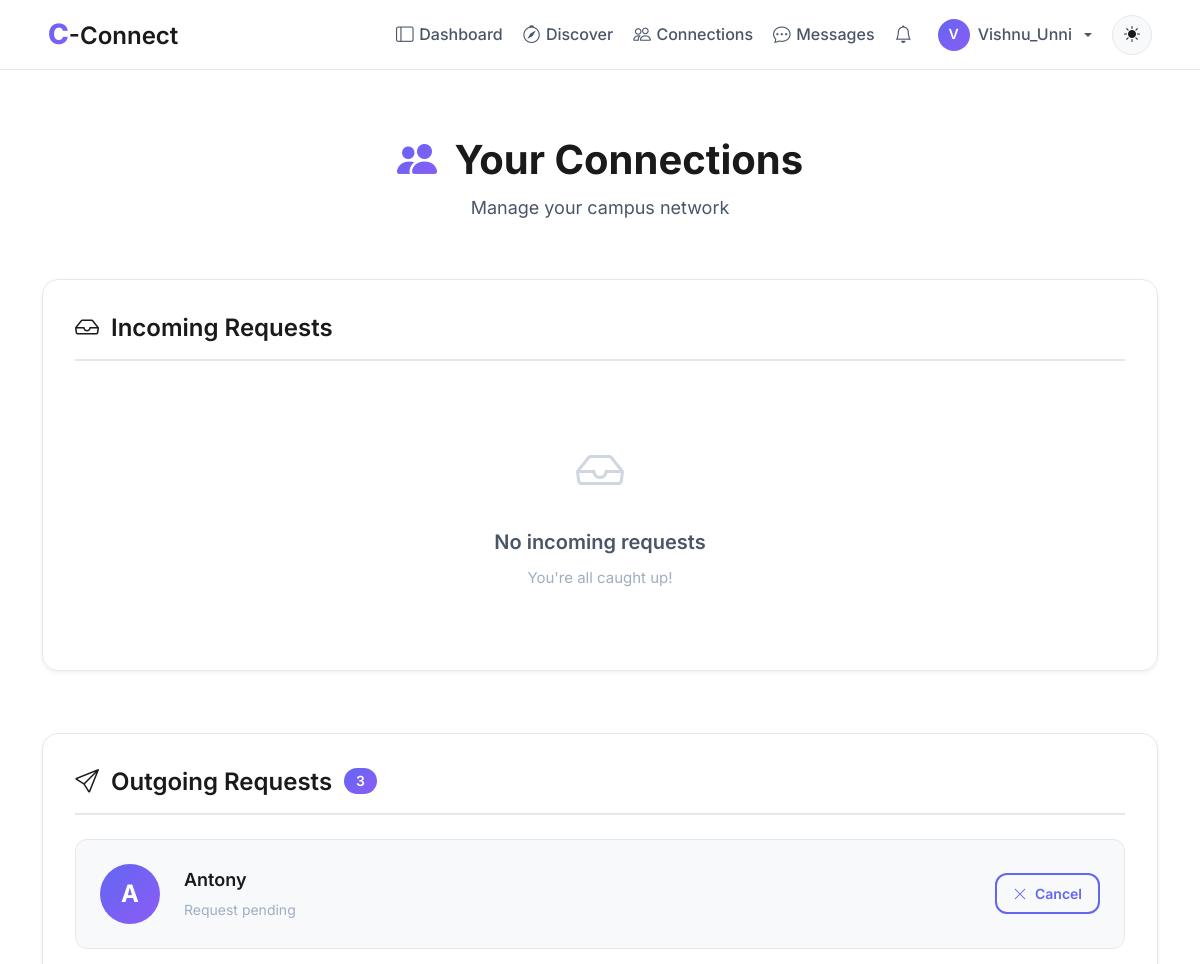
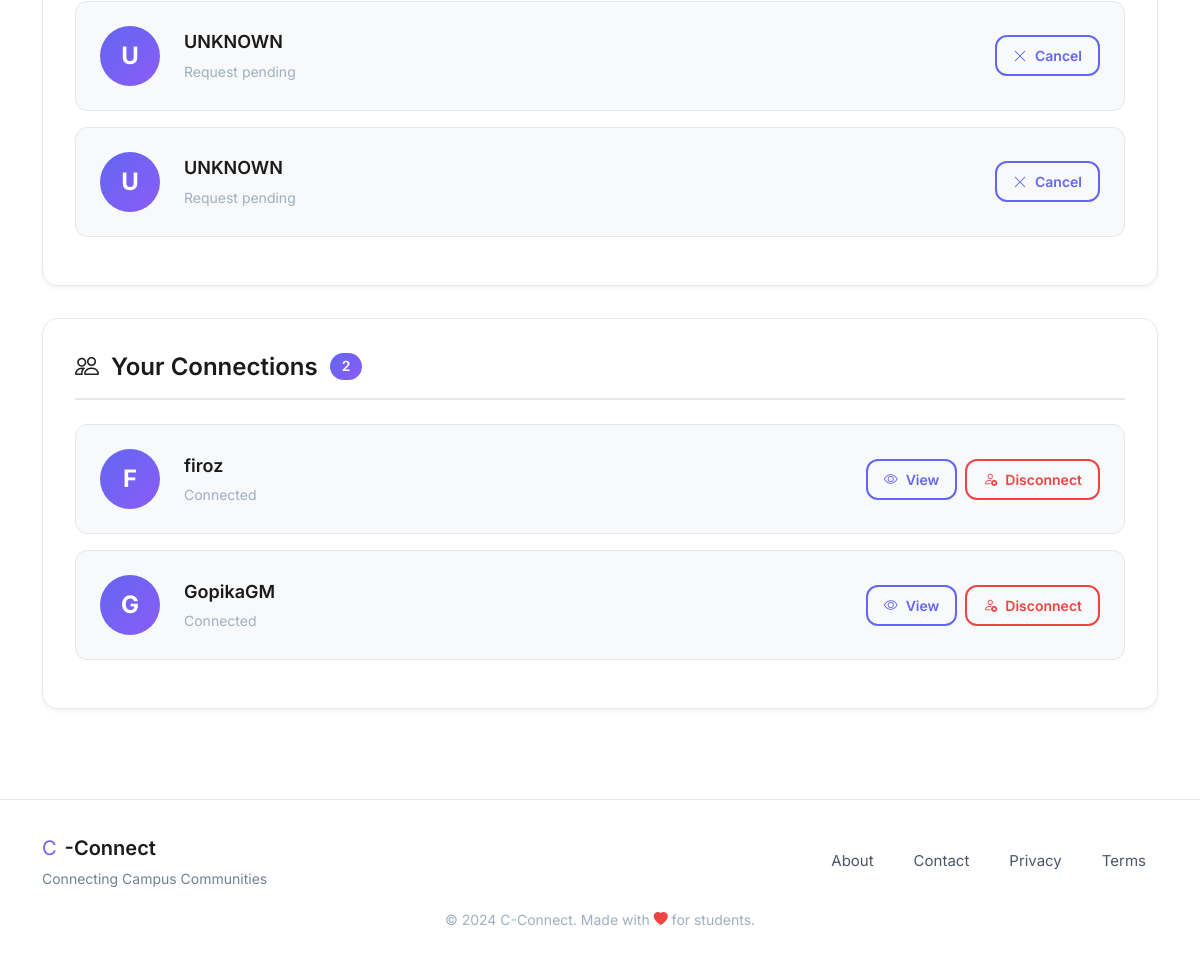
Screenshot of /connections (signed in) with the database file from the repository (2 pictures, top to bottom).
### models.py (models this page shows, shortened)
class User(UserMixin, db.Model):
    id = db.Column(db.Integer, primary_key=True, autoincrement=True)  # Unique identifier
    username = db.Column(db.String(100), nullable=False)  # Name of the user (later can add this unique if needed)
    email = db.Column(db.String(120), nullable=False, unique=True)  # Email of the user
    password = db.Column(db.String(200), nullable=False)  # Passwords not hashed yet (done in setup_db.py)
    created_at = db.Column(db.DateTime, default=db.func.now())  # Timestamp of account creation
    last_login = db.Column(db.DateTime, nullable=True)  # Timestamp of last login
    pass

class Connection(db.Model):
    id = db.Column(db.Integer, primary_key=True, autoincrement=True)
    user_id = db.Column(db.Integer, db.ForeignKey('user.id'), nullable=False)  # User who initiated the connection
    target_user_id = db.Column(db.Integer, db.ForeignKey('user.id'), nullable=False)  # User who is targetted to connect
    status = db.Column(db.String(20), nullable=False, default='pending')
    created_at = db.Column(db.DateTime, default=db.func.now()) #current_timestamp())
    __table_args__ = (
        db.UniqueConstraint('user_id', 'target_user_id', name='_user_target_uc'),
        db.Index('idx_target_user', 'target_user_id'),
    )
    user = db.relationship('User', foreign_keys=[user_id], backref='sent_requests')
    connected_user = db.relationship('User', foreign_keys=[target_user_id], backref='received_requests')

### blueprints/connections/routes.py (the view)
@connections.route('/connections')
@login_required
def connections_home():
    incoming = list_requests(current_user.id, 'incoming', 'pending', limit=50)
    outgoing = list_requests(current_user.id, 'outgoing', 'pending', limit=50)
    accepted = list_connections(current_user.id, limit=100)
    return render_template(
        'connections/list.html',
        incoming=incoming,
        outgoing=outgoing,
        accepted=accepted
    )

### blueprints/connections/templates/connections/list.html (shortened to what this page needs)
{% extends "base.html" %}
{% block body %}
<div class="container py-4">
    <div class="connections-header animate-on-scroll">
        <h1 class="connections-title">
            <i class="bi bi-people-fill me-2" style="background: linear-gradient(135deg, var(--primary-color), var(--accent-color)); -webkit-background-clip: text; -webkit-text-fill-color: transparent;"></i>
            Your Connections
        </h1>
        <p class="connections-subtitle">Manage your campus network</p>
    </div>
    <div class="section-card glass-card animate-on-scroll">
        <div class="section-header">
            <h2 class="section-title">
                <i class="bi bi-inbox"></i>
                Incoming Requests
            </h2>
        </div>
        {% if incoming %}
            {% for c in incoming %}
            <div class="connection-item">
                <div class="connection-avatar">
                    {{ c.user.username[0].upper() if c.connected_user else 'U' }}
                </div>
                <div class="connection-info">
                    <div class="connection-name">{{ c.user.username if c.connected_user else 'UNKNOWN'}}</div>
                    <div class="connection-meta">wants to connect with you</div>
                </div>
                <div class="connection-actions">
                    <form method="POST" action="{{ url_for('connections.connections_accept', conn_id=c.id) }}">
                        <input type="hidden" name="csrf_token" value="{{ csrf_token() }}">
                        <button class="btn btn-primary-custom btn-sm">
                            <i class="bi bi-check-lg"></i> Accept
                        </button>
                    </form>
                    <form method="POST" action="{{ url_for('connections.connections_reject', conn_id=c.id) }}">
                        <input type="hidden" name="csrf_token" value="{{ csrf_token() }}">
                        <button class="btn btn-outline-custom btn-sm">
                            <i class="bi bi-x-lg"></i> Reject
                        </button>
                    </form>
                </div>
            </div>
            {% endfor %}
        {% else %}
            <div class="empty-state">
                <div class="empty-icon"><i class="bi bi-inbox"></i></div>
                <div class="empty-title">No incoming requests</div>
                <div class="empty-text">You're all caught up!</div>
            </div>
        {% endif %}
    </div>
    <div class="section-card glass-card animate-on-scroll">
        <div class="section-header">
            <h2 class="section-title">
                <i class="bi bi-send"></i>
                Outgoing Requests
                {% if outgoing %}
                <span class="badge-count">{{ outgoing|length }}</span>
                {% endif %}
            </h2>
        </div>
        {% if outgoing %}
            {% for c in outgoing %}
            <div class="connection-item">
                <div class="connection-avatar">{{ c.connected_user.username[0].upper() if c.connected_user else 'U'}}</div>
                <div class="connection-info">
                    <div class="connection-name">{{ c.connected_user.username if c.connected_user else 'UNKNOWN'}}</div>
                    <div class="connection-meta">Request pending</div>
                </div>
                <div class="connection-actions">
                    <form method="POST" action="{{ url_for('connections.connections_cancel', conn_id=c.id) }}">
                        <button class="btn btn-outline-custom btn-sm cancel-btn" data-conn-id="{{ c.id }}">
                            <i class="bi bi-x-lg"></i> Cancel
                        </button>
                    </form>
                </div>
            </div>
            {% endfor %}
        {% endif %}
    </div>
    <div class="section-card glass-card animate-on-scroll">
        <div class="section-header">
            <h2 class="section-title">
                <i class="bi bi-people"></i>
                Your Connections
                {% if accepted %}
                <span class="badge-count">{{ accepted|length }}</span>
                {% endif %}
            </h2>
        </div>
        {% if accepted %}
            {% for c in accepted %}
            {% set other = c.user if c.user_id != current_user.id else c.connected_user %}
            <div class="connection-item">
                <div class="connection-avatar">{{ other.username[0].upper() }}</div>
                <div class="connection-info">
                    <div class="connection-name">{{ other.username }}</div>
                    <div class="connection-meta">Connected</div>
                </div>
                <div class="connection-actions">
                    <a href="{{ url_for('main.view_user_profile', user_id=other.id) }}" class="btn btn-outline-custom btn-sm">
                        <i class="bi bi-eye"></i> View
                    </a>
                    <form method="POST"
                          action="{{ url_for('connections.connections_disconnect', conn_id=c.id) }}"
                          onsubmit="return confirm('Are you sure you want to disconnect? This will remove the connection.');">
                        <button class="btn btn-outline-custom btn-sm" style="color: var(--danger-color); border-color: var(--danger-color);">
                            <i class="bi bi-person-x"></i> Disconnect
                        </button>
                    </form>
                </div>
            </div>
            {% endfor %}
        {% endif %}
    </div>
</div>
{% endblock %}

### templates/base.html (shortened to what this page needs)
<!DOCTYPE html>
<html lang="en">
<head>
    <link rel="stylesheet" href="https://cdn.jsdelivr.net/npm/bootstrap-icons@1.11.1/font/bootstrap-icons.css">
    <link href="https://cdn.jsdelivr.net/npm/bootstrap@5.3.2/dist/css/bootstrap.min.css" rel="stylesheet">
    <link rel="stylesheet" href="{{ url_for('static', filename='css/global.css') }}">
</head>
<body>
    <nav class="navbar navbar-expand-lg navbar-glass fixed-top">
        <div class="container-fluid px-lg-5 px-3">
            <a class="navbar-brand" href="{{ url_for('main.home') }}">
                <span class="brand-c">C</span><span class="brand-connect">-Connect</span>
            </a>
            <div class="collapse navbar-collapse" id="navbarNav">
                <ul class="navbar-nav ms-auto align-items-lg-center gap-1">
                    {% if current_user.is_authenticated %}
                        <li class="nav-item">
                            <a class="nav-link" href="{{ url_for('main.dashboard') }}">
                                <i class="bi bi-layout-sidebar"></i>Dashboard
                            </a>
                        </li>
                        <li class="nav-item">
                            <a class="nav-link" href="{{ url_for('main.search_page') }}">
                                <i class="bi bi-compass"></i>Discover
                            </a>
                        </li>
                        <li class="nav-item">
                            <a class="nav-link" href="{{ url_for('connections.connections_home') }}">
                                <i class="bi bi-people"></i>Connections
                            </a>
                        </li>
                        <li class="nav-item">
                            <a class="nav-link" href="{{ url_for('messages.inbox') }}">
                                <i class="bi bi-chat-dots"></i>Messages
                            </a>
                        </li>
                        <li class="nav-item position-relative">
                            <a class="nav-link" href="{{ url_for('notifications.notifications_list') }}">
                                <i class="bi bi-bell"></i>
                                {% set unread = current_user.notifications | selectattr("is_read", "equalto", False) | list %}
                            </a>
                        </li>
                        <li class="nav-item dropdown">
                            <a class="nav-link dropdown-toggle d-flex align-items-center gap-2" href="#" role="button" data-bs-toggle="dropdown">
                                <div style="width: 32px; height: 32px; border-radius: 50%; background: linear-gradient(135deg, var(--primary-color), var(--accent-color)); display: flex; align-items: center; justify-content: center; color: white; font-weight: 600; font-size: 0.875rem;">
                                    {{ current_user.username[0].upper() }}
                                </div>
                                <span class="d-none d-lg-inline">{{ current_user.username }}</span>
                            </a>
                        </li>
                    {% endif %}
                    <li class="nav-item ms-lg-2">
                        <button class="btn-theme-toggle" id="themeToggle" aria-label="Toggle theme">
                            <i class="bi bi-sun-fill" id="themeIcon"></i>
                        </button>
                    </li>
                </ul>
            </div>
        </div>
    </nav>
    <main class="main-content">
        {% block body %}{% endblock %}
    </main>
    <footer class="footer-glass">
        <div class="container">
            <div class="row align-items-center">
                <div class="col-md-6 text-center text-md-start mb-3 mb-md-0">
                    <div class="d-flex align-items-center justify-content-center justify-content-md-start gap-2">
                        <span class="brand-c" style="font-size: 1.25rem;">C</span>
                        <span class="brand-connect" style="font-size: 1.25rem;">-Connect</span>
                    </div>
                    <p class="footer-tagline mb-0">Connecting Campus Communities</p>
                </div>
                <div class="col-md-6">
                    <div class="d-flex justify-content-center justify-content-md-end gap-3 flex-wrap">
                        <a href="{{ url_for('main.about') }}" class="footer-link">About</a>
                        <a href="{{ url_for('main.contact') }}" class="footer-link">Contact</a>
                        <a href="#" class="footer-link">Privacy</a>
                        <a href="#" class="footer-link">Terms</a>
                    </div>
                </div>
            </div>
            <div class="row mt-3">
                <div class="col text-center">
                    <small class="text-muted">
                        &copy; 2024 C-Connect. Made with <i class="bi bi-heart-fill" style="color: var(--danger-color);"></i> for students.
                    </small>
                </div>
            </div>
        </div>
    </footer>
</body>
</html>

### rows the page displays
User: username "V", username "Vishnu_Unni"
Connection: connected_user "A", connected_user "Antony"
Connection: connected_user "U", connected_user "UNKNOWN"
Connection: connected_user "U", connected_user "UNKNOWN"
User: username "F", username "firoz"
User: username "G", username "GopikaGM"

### other values shown
{{ outgoing|length }} "3"
{{ accepted|length }} "2"
